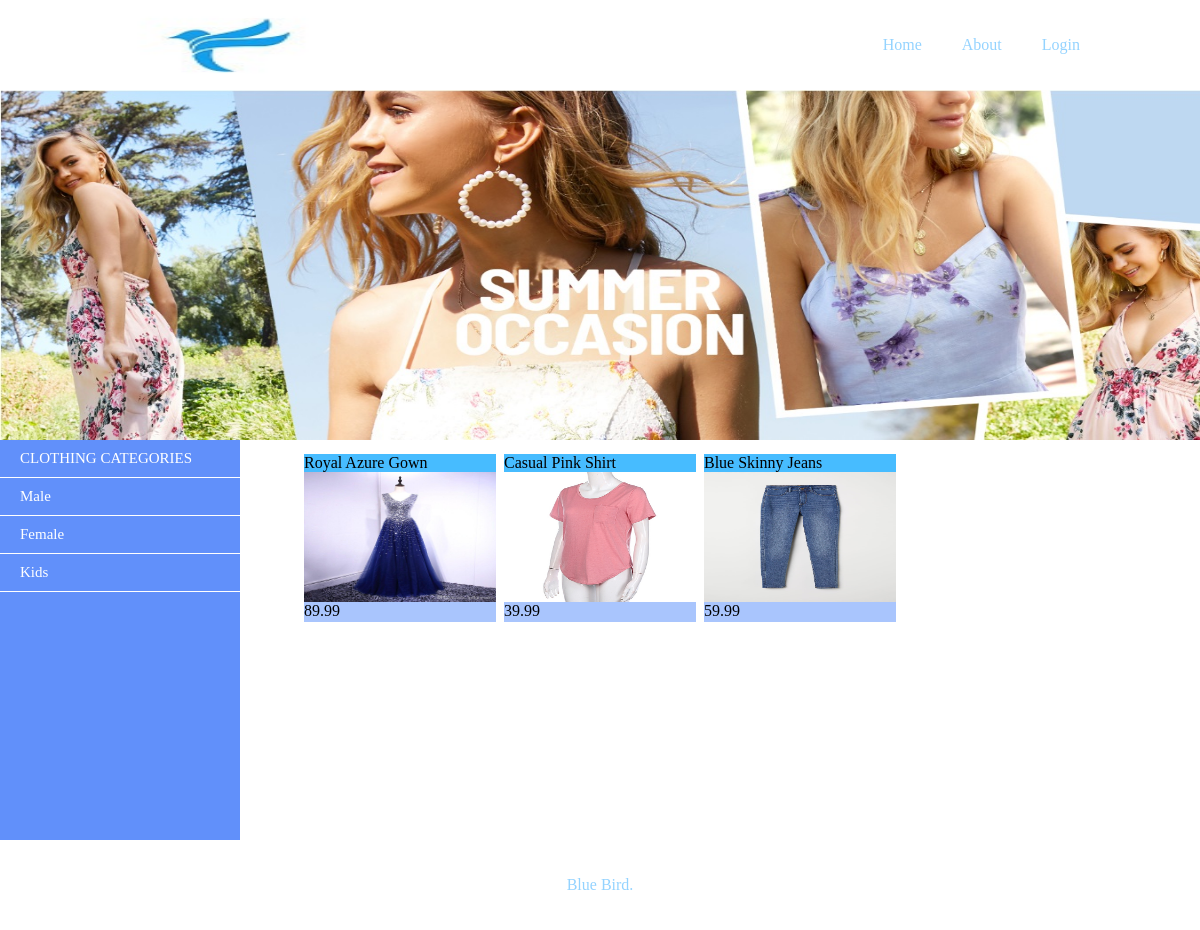
Screenshot of /productbycat.php?CatId=2 with the database file from the repository.
### tables this page shows
CREATE TABLE product (
  ProductId varchar(10) NOT NULL,
  ProductName varchar(200) NOT NULL,
  Image varchar(100) NOT NULL,
  Price double precision NOT NULL,
  CatId int NOT NULL,
  ProductDetails varchar(1000) NOT NULL
);

### db.php (called while the page is built, shortened)
<?php
$hostname = 'localhost';
$username='root';
$password='';
$dbname='bluebird';
$port=3306;
function query($sql)
{
	global $hostname;
	global $username;
	global $password;
	global $dbname;
	global $port;
	$conn = new mysqli($hostname, $username, $password, $dbname, $port);
	$result = $conn->query($sql);
	$rows = mysqli_fetch_all($result);
	return $rows;
}
?>

### productbycat.php (the view, shortened to what this page needs)
<!DOCTYPE html>
<html>
<head>
	<link rel="stylesheet" href="css/style.css">
</head>
<body>
	<?php
	require_once("./db.php");
	require_once("./header.php");
	?>
	<div class="advert"></div>
	<?php
	require_once("./left.php");
	?>
	<div style="position: absolute; top:450px; left:300px; width:800px; height:200px">
		<?php
		if(isset($_GET['CatId']))
		{
			$catid = $_GET['CatId'];
			$sql = "Select * from product where CatId=" . $catid;
			$pros = query($sql);
			for($i=0; $i<count($pros); $i++)
			{
		?>
				<div class="product">
					<div class="name"><?=$pros[$i][1]?></div>
					<div class="image">
					    <a href="./productdetail.php?pid=<?=$pros[$i][0]?>">
						    <img src="<?=$pros[$i][2]?>" alt="" width="100%" height="100%">
					    </a>
				    </div>
					<div class="price"><?=$pros[$i][3]?></div>
				</div>
		<?php
			}
		}
		else
		{
			echo "CatId not found!";
		}
		?>
	</div>
	<?php require_once("./bottom.php"); ?>
</body>
</html>

### header.php
<link rel="stylesheet" href="css/style.css">
<div class= "header">
	<div class = "inner-header">
		<img class ="logo" src="images/logo.jpg">
		<ul class= "navbar">
			<li><a href ="index.php">Home</a></li>
			<li><a href ="about.php">About</a></li>
			<li><a href ="login.php">Login</a></li>
		</ul>
	</div>

### left.php
<ul class="sidebar">
	<li><a class="active" href="#">CLOTHING CATEGORIES</a></li>
	<li><a href="productbycat.php?CatId=1">Male</a></li>
	<li><a href="productbycat.php?CatId=2">Female</a></li>
	<li><a href="productbycat.php?CatId=3">Kids</a></li>
</ul>

### bottom.php
<div class="footer">
<p> Blue Bird. </p>
</div>

### css/style.css (style rules this page uses)
* { margin: 0; padding: 0; list-style: none; text-decoration: none; }
.header { width: 100%; height: 90px; display: block; background-color: white; }
.inner-header { width: 1000px; height: 100%; display: block; margin: 0 auto; }
.logo { display: inline-block; vertical-align: top; width: 256px; height: 90px; }
.navbar { float: right; height: 100% }
.navbar li { height: 100%; display: table; float: left; }
.navbar li a { display: table-cell; color: #94D3FF; vertical-align: middle; padding: 0px 20px; text-decoration: none; }
.sidebar { width: 20%; float: left; height: 400px; background-color: #6190FA; }
.sidebar li a { font-size:15px; color: white; padding: 10px 0px 10px 20px; display:block; border-bottom: 1px solid; height: auto; }
.footer { height:90px; clear: both; background-color: white; }
.footer p { line-height:90px; text-align: center; color: #94D3FF; }
.advert { height: 350px; background-color: white; background-image: url('../images/content.jpg'); background-repeat: no-repeat; background-size: 100% 100%; }
.product { background-color:#47BCFF; height: 160px; width: 24%; margin: 0.5%; float: left; }
.image { background-color: white; height: 130px; }
.price { background-color: #A9C5FD; height: 20px; }

### rows the page displays
product: ProductName "Royal Azure Gown", Image (picture), Price "89.99"
product: ProductName "Casual Pink Shirt", Image (picture), Price "39.99"
product: ProductName "Blue Skinny Jeans", Image (picture), Price "59.99"
